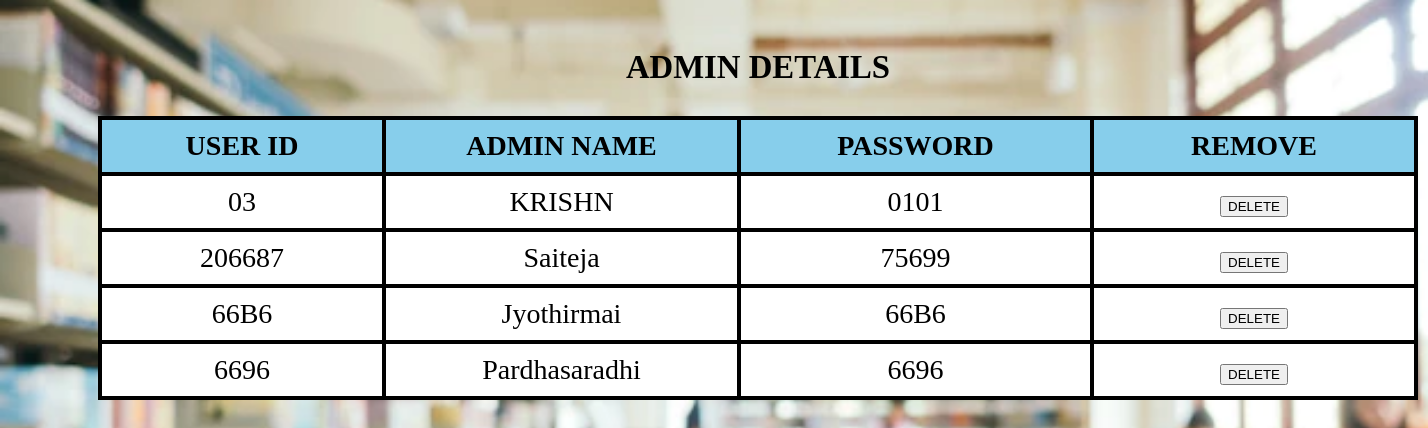
Screenshot of /admins (signed in) with the database file from the repository.
### tables this page shows
CREATE TABLE ADMIN("USER ID",'ADMIN NAME','PASSWORD');

### app.py (the view)
@app.route('/admins')
@admin_login_required
def admin_list():
    lists=run_query('select * from admin;')
    return render_template('admin_list.html', lists = lists,fields=admin['keys'])

### app.py (called while the page is built)
def admin_login_required(funct, *args, **kwargs):
    @wraps(funct)
    def inner():
        if session.get('user', 'unknown') == 'unknown':
            return redirect('/admin_login')
        elif session.get('user','unknown') == 'student':
            return redirect('/')
        return funct(*args, **kwargs)
    return inner

### lib.py (called while the page is built)
def run_query(cmd):
    with connect ('sqlite.db') as con:
        cur=con.cursor()
        cur.execute(cmd)
        con.commit()
        return cur.fetchall()

### templates/admin_list.html (shortened to what this page needs)
<!DOCTYPE html>
<html lang="en" dir="ltr">
  <head>
    <link rel="stylesheet" href="static/style1.css">
  </head>
    <body>
        <div class ="table">
            <table align="center" style="width:220%">
                <caption><h3>ADMIN DETAILS</h3></caption>
            <tr>
              {% for field in fields %}
              <th bgcolor="#87CEEB">{{field}}</th>
              {% endfor %}
              <th bgcolor="#87CEEB">REMOVE</th>
            </tr>
            {% for li in lists %}
            <tr>
              {% for col in li %}
              <td bgcolor="white">{{col}}</td>
              {% endfor %}
              <form action="/delete_admin" method="post">
               <td bgcolor="white"> <button type="submit">DELETE</button></td>
              </form>
            </tr>
            {% endfor %}
          </table>
        </div>
    </body>
</html>

### static/style1.css (style rules this page uses)
body { line-height:1; background-image:url("admin.webp"); background-attachment: fixed; background-position: center; background-size: cover; }
.table { font-size: 28px; height:400px; width:600px; border-collapse: collapse; }

### templates/admin_list.html (style rules this page uses)
table { position: relative; left:90px; top:10px; align-content: center; border: 4px solid black; width:550px; height: 250px; border-collapse: collapse; }
th { align-content: center; border: 4px solid black; width:4000px; height: 50px; text-align: center; }
td { border: 4px solid black; height: 50px; width:700px; text-align: center; }

### rows the page displays
ADMIN: USER ID "03", ADMIN NAME "KRISHN", PASSWORD "0101"
ADMIN: USER ID "206687", ADMIN NAME "Saiteja", PASSWORD "75699"
ADMIN: USER ID "66B6", ADMIN NAME "Jyothirmai", PASSWORD "66B6"
ADMIN: USER ID "6696", ADMIN NAME "Pardhasaradhi", PASSWORD "6696"

### other values shown
{{ field }} "USER ID" "ADMIN NAME" "PASSWORD"
